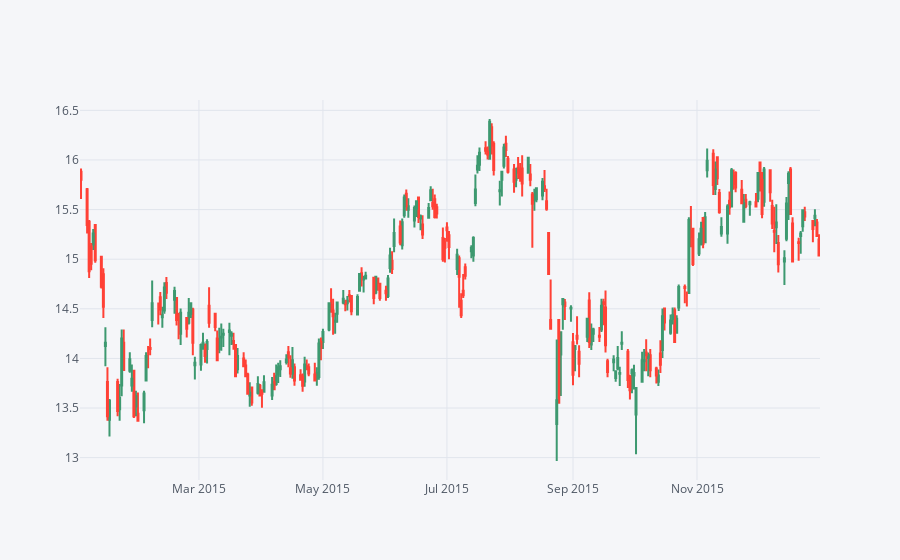

The cell this chart's notebook holds for it:
### Markdown cell above
** Use .iplot(kind='candle) to create a candle plot of Bank of America's stock from Jan 1st 2015 to Jan 1st 2016.**

### Code cell
BAC['Open High Low Close'.split()].loc['2015-01-01':'2016-01-01'].iplot(kind='candle')

### Figure 1 — Plotly figure (JSON) as saved in the notebook; plotly's stock layout.template omitted (floating-point values rounded to 4 significant figures; data arrays with more than 128 entries replaced by an {"elided": "..."} marker saying what was removed)
{"data": [{"close": {"elided": "252 float values"}, "high": {"elided": "252 float values"}, "low": {"elided": "252 float values"}, "open": {"elided": "252 float values"}, "showlegend": false, "type": "candlestick", "x": {"elided": "252 str values"}, "yaxis": "y2"}], "layout": {"legend": {"bgcolor": "#F5F6F9", "font": {"color": "#4D5663"}}, "paper_bgcolor": "#F5F6F9", "plot_bgcolor": "#F5F6F9", "title": {"font": {"color": "#4D5663"}}, "xaxis": {"gridcolor": "#E1E5ED", "rangeslider": {"visible": false}, "showgrid": true, "tickfont": {"color": "#4D5663"}, "title": {"font": {"color": "#4D5663"}, "text": ""}, "zerolinecolor": "#E1E5ED"}, "yaxis": {"gridcolor": "#E1E5ED", "showgrid": true, "showticklabels": false, "tickfont": {"color": "#4D5663"}, "title": {"font": {"color": "#4D5663"}, "text": ""}, "zerolinecolor": "#E1E5ED"}, "yaxis2": {"gridcolor": "#E1E5ED", "showgrid": true, "tickfont": {"color": "#4D5663"}, "title": {"font": {"color": "#4D5663"}, "text": ""}, "zerolinecolor": "#E1E5ED"}}}
